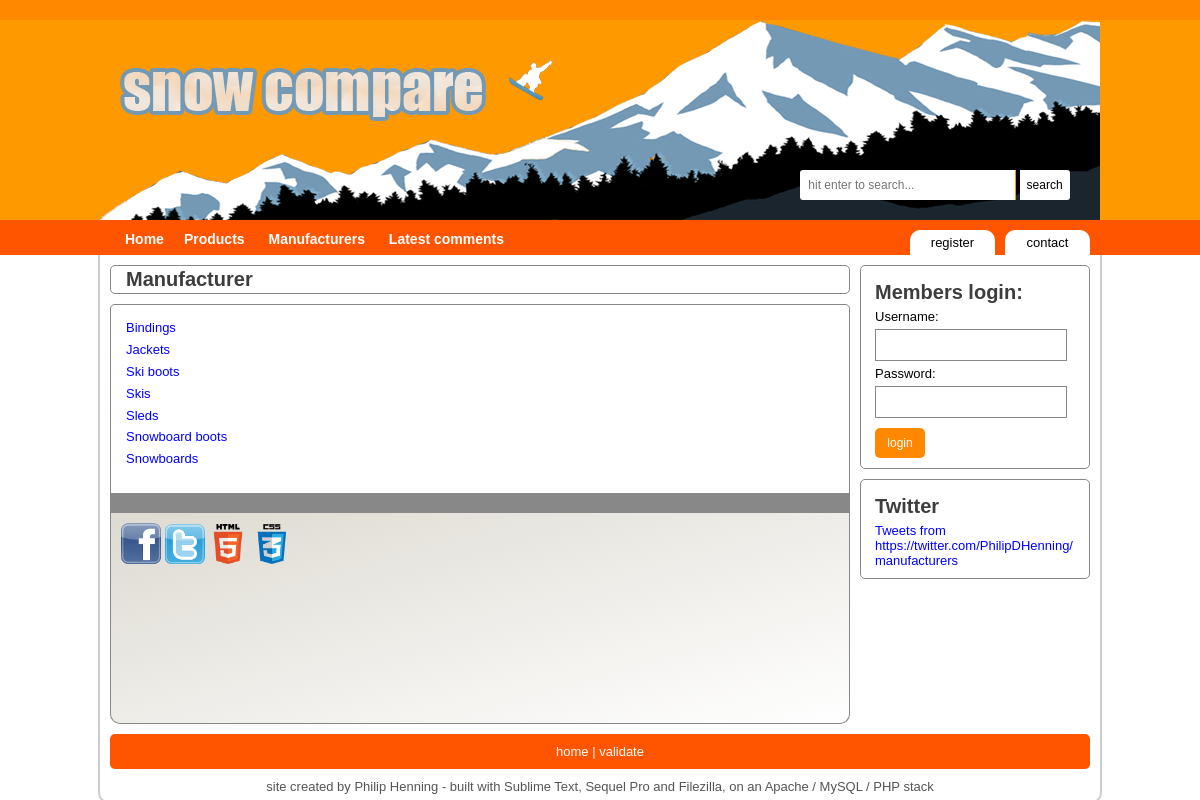
The page /pages/search/manufacturer.php on the database its author committed.
### tables this page shows
CREATE TABLE `wd_type` (
  `id` SMALLINT(6) NOT NULL,
  `name` VARCHAR(50) NOT NULL,
  `description` TEXT,
  PRIMARY KEY (`id`)
);

### pages/search/manufacturer.php (the view, shortened to what this page needs)
<?php
	$path = "../../";
	include($path."assets/includes/php_header.php");
	include($path."assets/includes/header.php");
	if (isset($_GET['manufacturer']))
		{
			$manufacturer = $_GET['manufacturer'];
			$description_query = "SELECT *
								FROM wd_manufacturer
	         					WHERE wd_manufacturer.manufacturer = '".$manufacturer."'
	         					LIMIT 1";
         	$description_result = mysqli_query($connection, $description_query);
         	if(mysqli_num_rows($description_result) > 0)
        		{
		         	while($description_row = mysqli_fetch_array($description_result, MYSQLI_ASSOC))
						{
							echo "<img src='".$path."/assets/".$description_row['image']."' alt='manufacturer'/>
								<h2>".$manufacturer."</h2>
								<p class='description'>".$description_row['about']."</p>
								<p class='description'>
								<span class='xs'>Year established:</span>".$description_row['year_established']."<br />
								<span class='xs'>Headquarters:</span>".$description_row['headquarters']."<br />
								<span class='xs'>URL:</span><a href='".$description_row['website']."'>".$description_row['website']."</a>
								</p>";
						}
				}
			$query = "SELECT wd_product.id AS product_id, wd_product.name AS product_name, price, year, wd_product.description AS product_description, wd_product.manufacturer_id AS manufacturer_id, manufacturer, image, wd_type.name AS type_name
					FROM wd_product
					LEFT JOIN wd_type ON wd_product.type_id = wd_type.id
					LEFT JOIN wd_manufacturer ON wd_product.manufacturer_id = wd_manufacturer.id
					WHERE wd_manufacturer.manufacturer = '".$manufacturer."'
					ORDER BY manufacturer";
			$result = mysqli_query($connection, $query);
		    if (mysqli_num_rows($result) > 0)
		        {
	        	$result_count = mysqli_num_rows($result);
	        	if(mysqli_num_rows($result) == 1)
	        		{
	        			$result_text = " product";
	        		}
	        	else
	        		{
	        			$result_text = " products";
	        		}
	         	echo "<h4>".$result_count." matching ".$result_text." found</h4>";
				while($row = mysqli_fetch_array($result, MYSQLI_ASSOC))
					{
						echo "<div class='results'>";
						$image_query = "SELECT name, location
										FROM wd_product, wd_product_image
										WHERE wd_product.id = wd_product_image.product_id
										AND wd_product.id = '".$row['product_id']."'
										LIMIT 1";
						$image_result = mysqli_query($connection, $image_query);
						if(mysqli_num_rows($image_result) > 0)
							{
								while($image_row = mysqli_fetch_array($image_result, MYSQLI_ASSOC))
									{
										echo "<a href='product.php?product_id=".$row['product_id']."&amp;manufacturer_id=".$row['manufacturer_id']."'><img src='".$path."/assets/".$image_row['location']."' alt='product'/></a>";
									}
							}
						echo "<h4>".$row['manufacturer']." - ".$row['product_name']."</h4>
							<span class='xs'>Name: </span><a href='product.php?product_id=".$row['product_id']."&amp;manufacturer_id=".$row['manufacturer_id']."'>".$row['product_name']."</a><br />
							<span class='xs'>Model:</span>".$row['product_id']."<br />
							<span class='xs'>Type:</span><a href='type.php?type=".$row['type_name']."'>".$row['type_name']."</a><br />
							<span class='xs'>Year:</span>".$row['year']."<br />
							<span class='xs'>Price:</span>&#163;".$row['price']."<br />
							<span class='xs'>Description:</span><span class='ml'>".substr($row['product_description'],0,200)."... </span>
							</div>";
					}
				}
		    else
		    	{
		    		echo "<h4>Sorry, there are currently no products in this section</h4>";
		    	}
		}
	else
		{
			$query = "SELECT * FROM wd_type ORDER BY name";
			$result = mysqli_query($connection, $query);
		    if (mysqli_num_rows($result) > 0)
		        {
					while($row = mysqli_fetch_array($result, MYSQLI_ASSOC))
						{
							echo "<p><a href='type.php?type=".$row['name']."'>".$row['name']."</a></p>";
						}
		    	}
		}
	include($path."assets/includes/login.php");
	include($path."assets/includes/footer.php");
?>

### assets/css/general.css (style rules this page uses)
* { margin: 0; padding:0; font-family: Tahoma, Geneva, sans-serif; font-size: 13px; border-color: #888888; }
a:link, a:active, a:visited { text-decoration: none; color: blue; }
p { margin: 5px; color: #555555; }

### rows shown on the page
wd_type: name "Bindings"
wd_type: name "Jackets"
wd_type: name "Ski boots"
wd_type: name "Skis"
wd_type: name "Sleds"
wd_type: name "Snowboard boots"
wd_type: name "Snowboards"

### other values the page prints
$page_title "Manufacturer"
